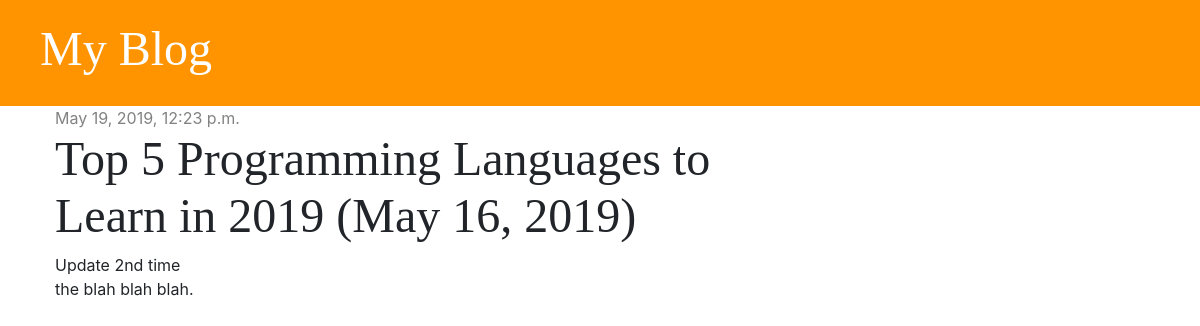
The app's page /post/2/ with its own data.
### blog/models.py (models this page shows, shortened)
class Post(models.Model):
    author = models.ForeignKey('auth.User', on_delete=models.CASCADE)
    title = models.CharField(max_length=200)
    text = models.TextField()
    created_date = models.DateTimeField(default=timezone.now)
    published_date = models.DateTimeField(blank=True, null=True)

### blog/views.py (the view)
# urls.py: path('post/<int:pk>/', views.post_detail, name='post_detail'),
def post_detail(request, pk):
    post = get_object_or_404(Post, pk=pk)
    stuff_for_frontend = {'post': post}
    return render(request, 'blog/post_detail.html', stuff_for_frontend)

### blog/templates/blog/post_detail.html (shortened to what this page needs)
{% extends 'blog/base.html'%}
{% block content %}
    <div class="post">
        {% if post.published_date %}
            <div class="date">
                {{ post.published_date }}
            </div>
            {% else %}
            <a href="{% url 'post_publish' pk=post.pk %}" class="btn btn-primary">Publish</a>
        {% endif %}
        <h1>{{ post.title }}</h1>
        <p>{{ post.text|linebreaksbr }}</p>
    </div>
{% endblock %}

### blog/static/css/blog.css (style rules this page uses)
h1, h2, h3, h4 { font-family: 'Tangerine', 'Inconsolata', 'Droid Sans', serif; font-size: 48px; }
.date { color: #828282; }
.post { margin-bottom: 70px; }

### records on screen
Post: published_date "May 19, 2019, 12:23 p.m.", title "Top 5 Programming Languages to Learn in 2019 (May 16, 2019)", text "Update 2nd time the blah blah blah."
